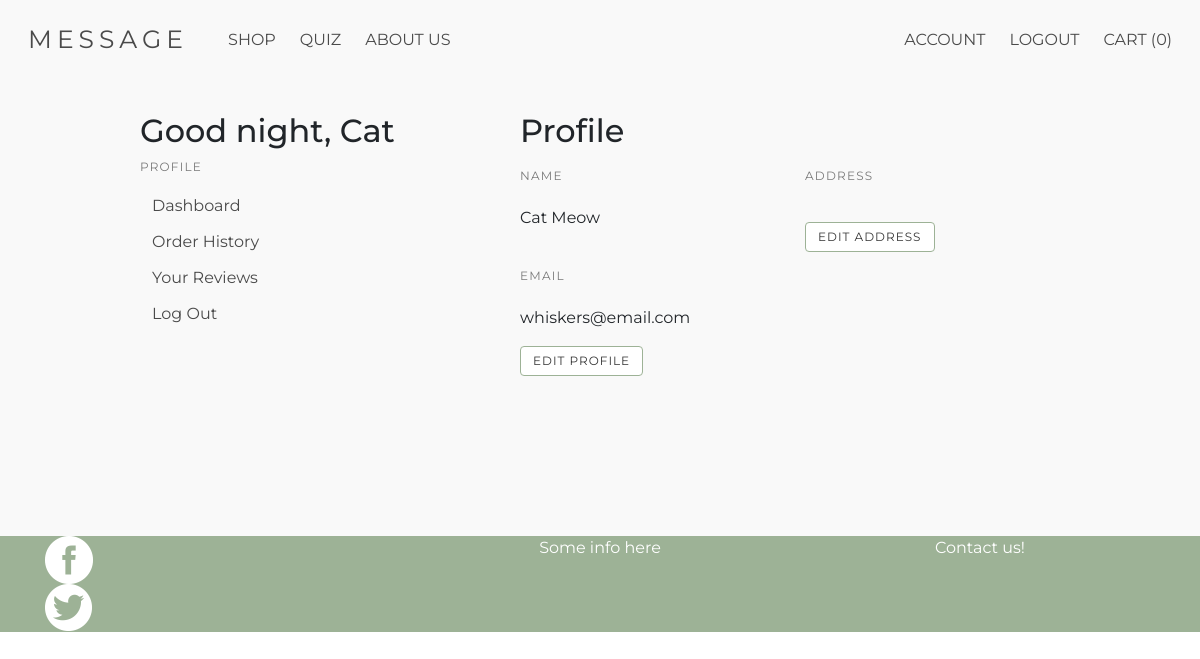
The page /profile (signed in) on the database its author committed.
### models.py (models this page shows, shortened)
class User(UserMixin, Model):
    fname = CharField()
    lname = CharField()
    email = CharField(unique=True)
    password = CharField(max_length=100)
    street_address = CharField(default="")
    city = CharField(default="")
    state = CharField(default="")
    postal_code = CharField(default="")
    join_date = DateTimeField(default=datetime.datetime.now())
    class Meta:
        database = DATABASE

### app.py (the view)
@app.route('/profile')
@login_required
def profile():
    if current_user.is_authenticated:
        user=current_user
        cartq = cart_quantity(user)
    else:
        cartq=0
    user = current_user
    current_hour = datetime.datetime.now().hour
    greeting = time_of_day(current_hour)
    return render_template("dashboard.html", user=user, greeting=greeting, cartq=cartq)

### app.py (called while the page is built)
def cart_quantity(user):
    order= models.Order.select().where(models.Order.user_id ==user.id, models.Order.purchased == False).get()
    cartq = 0
    cart = models.OrderDetails.select().where(models.OrderDetails.order_id == order)
    for item in cart:
        cartq += item.quantity
    return cartq

@login_manager.user_loader
def load_user(userid):
    try:
        return models.User.get(models.User.id == userid)
    except models.DoesNotExist:
        return None

@app.before_request
def before_request():
    g.db = models.DATABASE
    g.db.connect()
    g.user = current_user

@app.after_request
def after_request(response):
    g.db.close()
    return response

def time_of_day(hour):
    return (
        "morning" if 5 <= hour <= 11
        else
        "afternoon" if 12 <= hour <= 17
        else
        "evening" if 18 <= hour <= 22
        else
        "night"
    )

### templates/dashboard.html (shortened to what this page needs)
{% extends 'profile.html' %}
{% block profile %}
<h2>Profile</h2>
    <div class="row">
        <div class="col-6">
            <label class="menu-label">Name</label>
            <p>{{user.fname}} {{user.lname}}</p>
            <label class="menu-label">Email</label>
            <p>{{user.email}}</p>
            <a href="/profile/edit" class="button">Edit Profile</a>
        </div>
        <div class="col-6">
            <label class="menu-label">Address</label>
            <a href="/profile/address" class="button">Edit Address</a>
        </div>
    </div>
{% endblock %}

### templates/profile.html (shortened to what this page needs)
{% extends 'layout.html' %}
{% block content %}
<div class="profile-container">
<div class="container">
    <div class="row d-flex justify-content-center">
        <div class="col-sm-4">
            <h2>Good {{greeting}}, {{user.fname}}</h2>
            <aside class="menu">
                <p class="menu-label">
                    Profile
                </p>
                <ul class="menu-list">
                    <li><a href="{{url_for('profile')}}">Dashboard</a></li>
                    <li><a href="{{url_for('order_history')}}">Order History</a></li>
                    <li><a href="{{url_for('reviews')}}">Your Reviews</a></li>
                    <li><a href="{{url_for('logout')}}">Log Out</a></li>
                </ul>
            </aside>
        </div>
        <div class="col-md-6 col-sm-8">
                {% block profile %}
                {% endblock %}
        </div>
    </div>
</div>
</div>
{% endblock %}

### static/main.css (style rules this page uses)
html { scroll-behavior: smooth; }
body { font-family: 'Montserrat', sans-serif; background-color: #f9f9f9; }
label { line-height: 3 }
.button, input[type=submit] { text-transform: uppercase; font-size: 12px; letter-spacing: 1px; border-color: rgb(157, 178, 150) }
a { color:black }

### templates/profile.html (style rules this page uses)
.profile-container { margin-top: 2em; margin-bottom: 10em; }

### rows shown on the page
User: fname "Cat", lname "Meow", email "whiskers@email.com"

### other values the page prints
{{ cartq }} "0"
{{ greeting }} "night"
